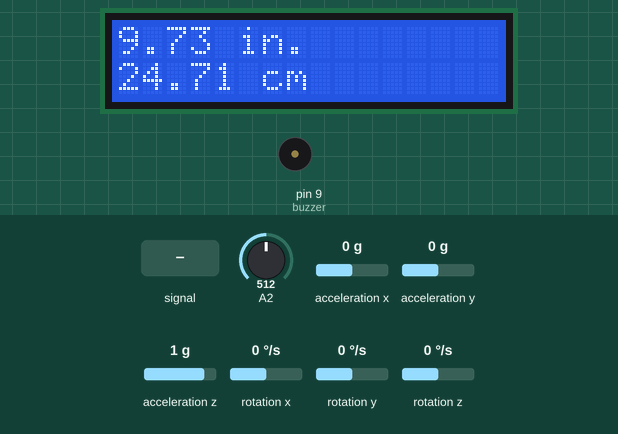
The sketch below on a simulated Arduino Mega 2560, built with avr-gcc and run on an emulated ATmega2560. Shown: 16×2 character LCD, buzzer (waves = sounding). The inputs (shaded band) are chosen by the test bench; at power-on: acceleration x 0 g, A2 = 512, acceleration y 0 g, acceleration z 1 g, rotation x 0 °/s, rotation y 0 °/s, rotation z 0 °/s.

Above: at 1.6 s.
1.7 s: A2 fed a 200 Hz sine of ±81 counts around its level
At 2.6 s:
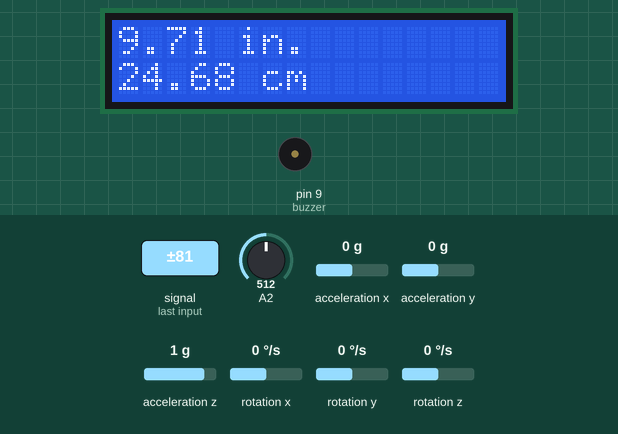
4.8 s: acceleration x set to -1.4 g
At 5.88 s:
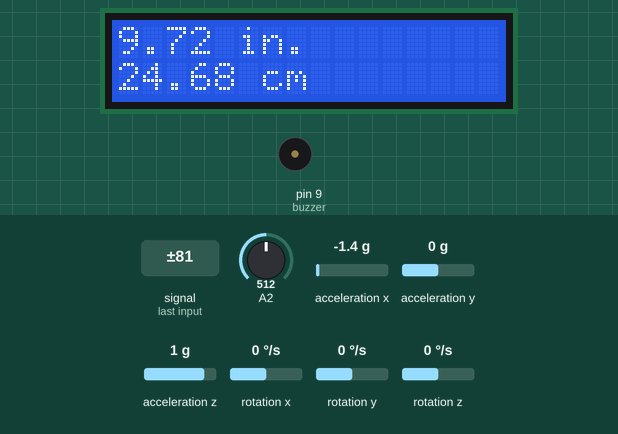
8.1 s: acceleration x set to 0 g
At 9.6 s:
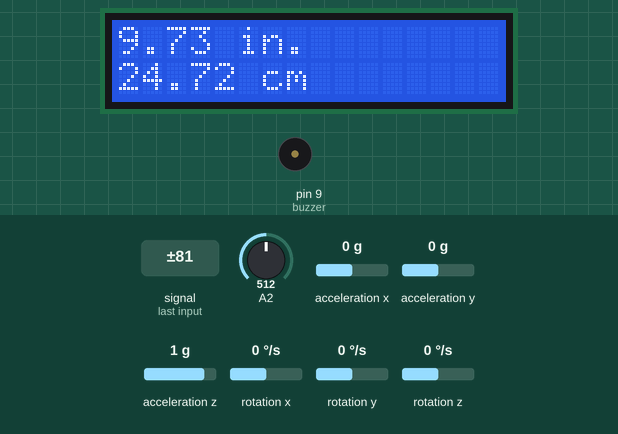
11.4 s: A2 set to 490
At 12.9 s:
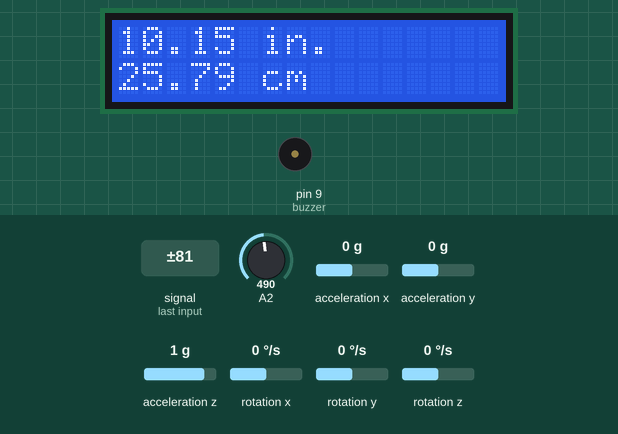
14.0 s: A2 set to 510
At 16.1 s:
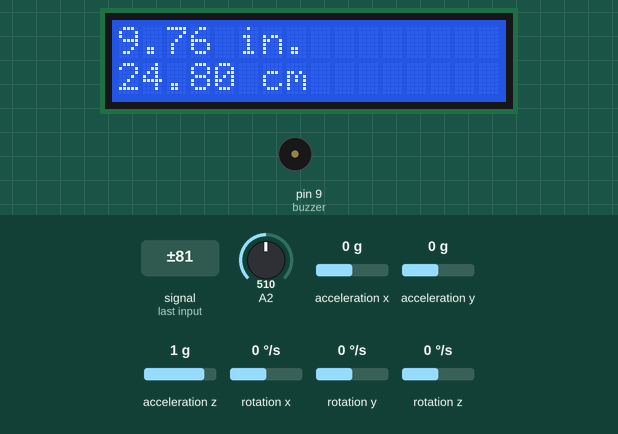
16.7 s: A2 set to 610
At 18.2 s:
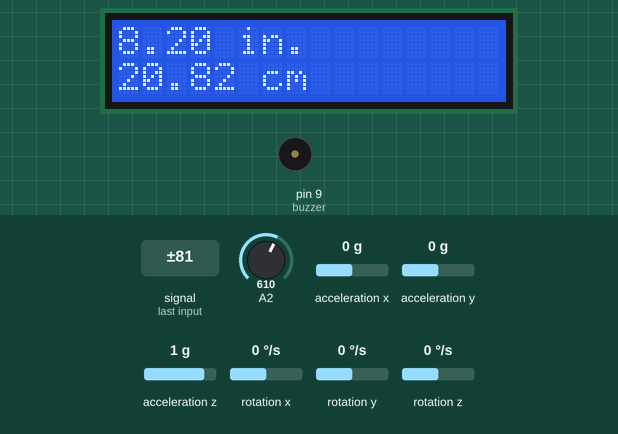
Timing chart, 0 to 19.7 s (numbered marks = the images above; inputs shaded):
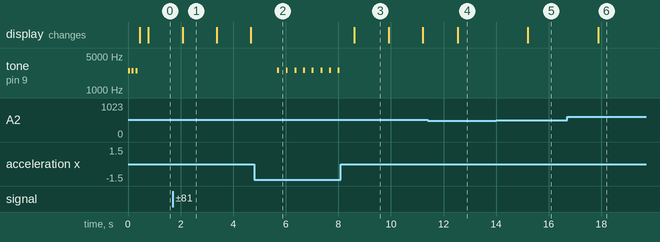

The sketch:

prototype.ino
```cpp
#include "LiquidCrystal.h"
#include "I2Cdev.h"
#include "MPU6050.h"
#include "Wire.h"

const int buzzer = 9; //buzzer to arduino pin 9
LiquidCrystal lcd(44,42,52,50,48,46);
MPU6050 mpu(0x68);

int ax_offset(-736), ay_offset(-278), az_offset(1308);
int gx_offset(81), gy_offset(-28), gz_offset(65);
int16_t ax, ay, az;
int16_t gx, gy, gz;
int x_val;
int y_val;
int levelOffsetX = 600;
int levelOffsetY = 500;

int data[2000]; //vector to store readings
int valSize = 2000;

void setup() {
  pinMode(buzzer, OUTPUT); // Set buzzer - pin 9 as an output

  tone(buzzer, 2500); // Send 2.5KHz sound signal...
  delay(75);        //
  noTone(buzzer);     // Stop sound...
  delay(75);
  tone(buzzer, 2500); // Send 2.5KHz sound signal...
  delay(75);        //
  noTone(buzzer);     // Stop sound...
  delay(75);
  tone(buzzer, 2500); // Send 2.5KHz sound signal...
  delay(75);        //
  noTone(buzzer);     // Stop sound...

  Wire.begin();
  Serial.begin(9600);

  mpu.initialize();
  mpu.setXAccelOffset(ax_offset);
  mpu.setYAccelOffset(ay_offset);
  mpu.setZAccelOffset(az_offset);
  mpu.setXGyroOffset(gx_offset);
  mpu.setYGyroOffset(gy_offset);
  mpu.setZGyroOffset(gz_offset);
  mpu.getMotion6(&ax, &ay, &az, &gx, &gy, &gz);
  x_val = ax;
  y_val = ay;
  // put your setup code here, to run once:
  lcd.begin(16,2);
  pinMode(A2, INPUT);

  Serial.begin(9600);
  lcd.setCursor(5,0);
  lcd.print("Ready!");

}

void loop() {
  // put your main code here, to run repeatedly:

   while(1) {
      mpu.getMotion6(&ax, &ay, &az, &gx, &gy, &gz);
      if(x_val < ax + levelOffsetX && x_val > ax - levelOffsetX && y_val < ax + levelOffsetY && y_val > ax - levelOffsetY)
          break;

      tone(buzzer, 3000 - ((abs(ax) + abs(ay))/50));
      delay(75);
      noTone(buzzer);
      delay(250);

   }

   for(int i = 0; i < valSize; i++) {
      data[i] = analogRead(A2);
   }

   double avg = averagePos(data, valSize);
   refineValues(data, valSize, avg);
   avg = averagePos(data, valSize);

   //double inches = 4164.85 * pow(avg,-.9765); // irsensor blue
   double inches = 4300.85 * pow(avg,-.9765);
   //double cm = 10650.08 * pow(avg,-0.935) - 10;
   double cm = inches * 2.54;
   lcd.clear();
   lcd.setCursor(0,0);
   lcd.print(inches);
   lcd.print(" in.");
   lcd.setCursor(0,1);
   lcd.print(cm);
   lcd.print(" cm");

   /*
   tone(buzzer, 2500); // Send 2.5KHz sound signal...
   delay(75);        //
   noTone(buzzer);     // Stop sound...
   */

   delay(1000);

   //while(1) {}

}

double averagePos(int data[], int size) {
    int count = 0;
    double sum = 0;
    for(int i = 0; i < size; i++) {
        if(data[i] > 0) {
            sum += data[i];
            ++count;
        }
    }
    return sum/count;
}

void refineValues(int data[], int size, double average) {
    int diff = 4;
    for(int i = 0; i < size; i++) {
        if(data[i] > (average + diff) || data[i] < (average - diff)) {
            data[i] = -1;
        }
    }
}
```

Measured:
- after the input at 1.7 s, the display: changes after 0.38 s (image 1)
- after the input at 4.8 s, tone on pin 9 (buzzer): alternates 2542 Hz for 0.08 s and silent for 0.25 s, starting after 0.88 s
- after the input at 8.1 s, tone on pin 9 (buzzer): stops changing and stays silent; the display: changes after 0.51 s (image 3)
- after the input at 14.0 s, the display: changes after 1.2 s (image 5)
- after the input at 16.7 s, the display: changes after 1.2 s (image 6)
- what the display in image 1 shows lasts 1.3 s, from 2.1 s to 3.4 s
